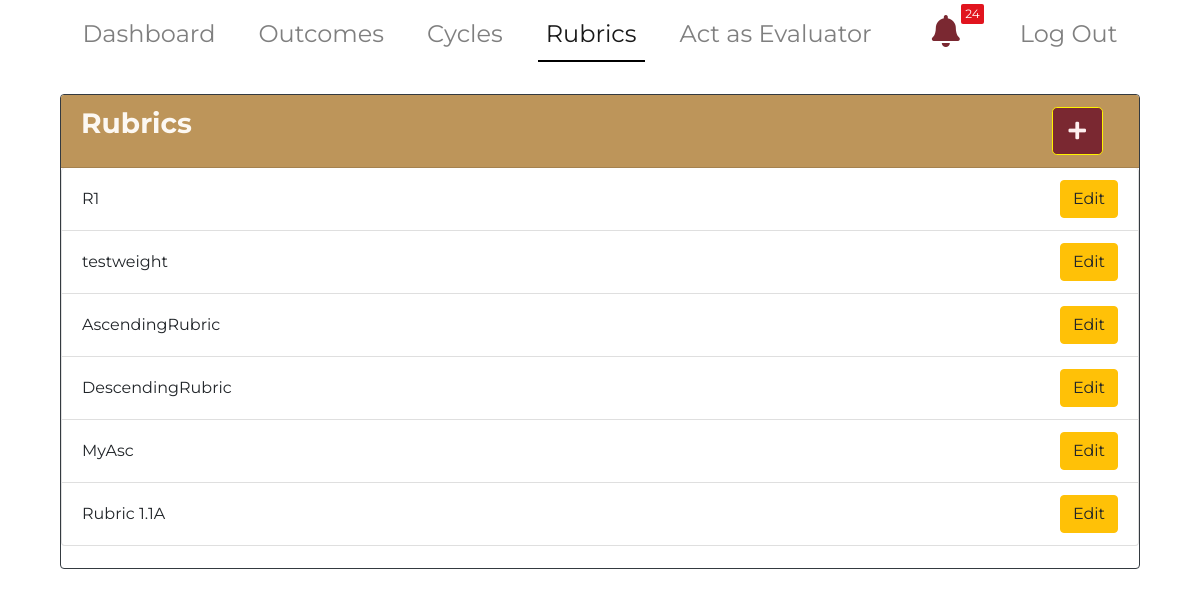
The page /rubrics on the database its author committed.
### main/models.py (models this page shows, shortened)
class Rubric(models.Model):
    title = models.CharField(max_length=200, blank=True, default="Untitled")
    isWeighted = models.BooleanField(null=True, default=False)
    max_row = models.PositiveIntegerField(null=True)
    max_col = models.PositiveIntegerField(null=True)
    created_by = models.CharField(max_length=200)
    assigned_to = models.ManyToManyField(Evaluator)
    ascending = models.BooleanField(null=True, default=True)

### main/views.py (the view)
# urls.py: path('rubrics', views.rubrics, name = 'rubrics'),
def rubrics(request):
    rubrics = Rubric.objects.all()
    context = {'rubrics':rubrics, 'rubric': 'active','notification_count' : Notification.objects.filter(read=False).count(),
    'notifications' : Notification.objects.filter(read=False)}
    return render(request, 'main/rubrics.html', context)

### main/templates/main/rubrics.html
{% extends  'main/adminbase.html' %}
{%load static%}
{%block body_block%}
    <div class = "container-fluid ">
      <div class = "container" id = "main_content">
        <div class = "col col-lg-12 col-md-12 col-sm-12">
                    <div  class = "card border-dark mb-3 justify-content-center" >
                      <h3 class = "card-header title">
                      <div class = "d-flex justify-content-between">
                        <span>Rubrics</span>
                        <a href= "{%url 'main:test_rubric'%}" type="button" class="btn btn-primary btn-lg mr-3" >
                           <i class="fas fa-plus"></i>
                         </a>
                        </div>
                      </h3>
                        <ul id = "over" class="list-group" style="overflow-y:scroll; height: 50vh">
                            {%for rubric in rubrics%}
                            <li class="list-group-item d-flex justify-content-between align-items-center">
                                {{rubric.title}}
                            <a href = "{%url 'main:edit_rubric' rubric.id%}" class = "btn btn-warning">Edit</a>
                             </li>
                            {%endfor%}
                        </ul>
                    </div>
</div>
</div>
</div>
{%endblock%}

### main/static/css/landing.css (style rules this page uses)
body { font-family: Montserrat, Lato, 'Nunito Sans', Helvetica, Arial, Platino, Garamond, Bookman, Lucidia; }
body { height: 100vh; }
.btn-primary { color: #ffefef !important; background-color: #7a2831 !important; border-color: #fff300; }
.card-header { background-color: rgb(219,217,214) }
.card-header { background-color: #BD955A; color: rgb(252, 248, 242); }
.card-header span { color: rgb(252, 248, 242); }

### main/templates/main/navbar.html (style rules this page uses)
ul li a { color:#FFF; text-decoration:none; padding:6px 15px; cursor:pointer; }
h3 { display:block; color:#333; font-weight:bold; padding:8px; margin:0; border-bottom:solid 1px rgba(100, 100, 100, .30); }

### rows shown on the page
Rubric: title "R1"
Rubric: title "testweight"
Rubric: title "AscendingRubric"
Rubric: title "DescendingRubric"
Rubric: title "MyAsc"
Rubric: title "Rubric 1.1A"

### other values the page prints
{{ notification_count }} "24"
